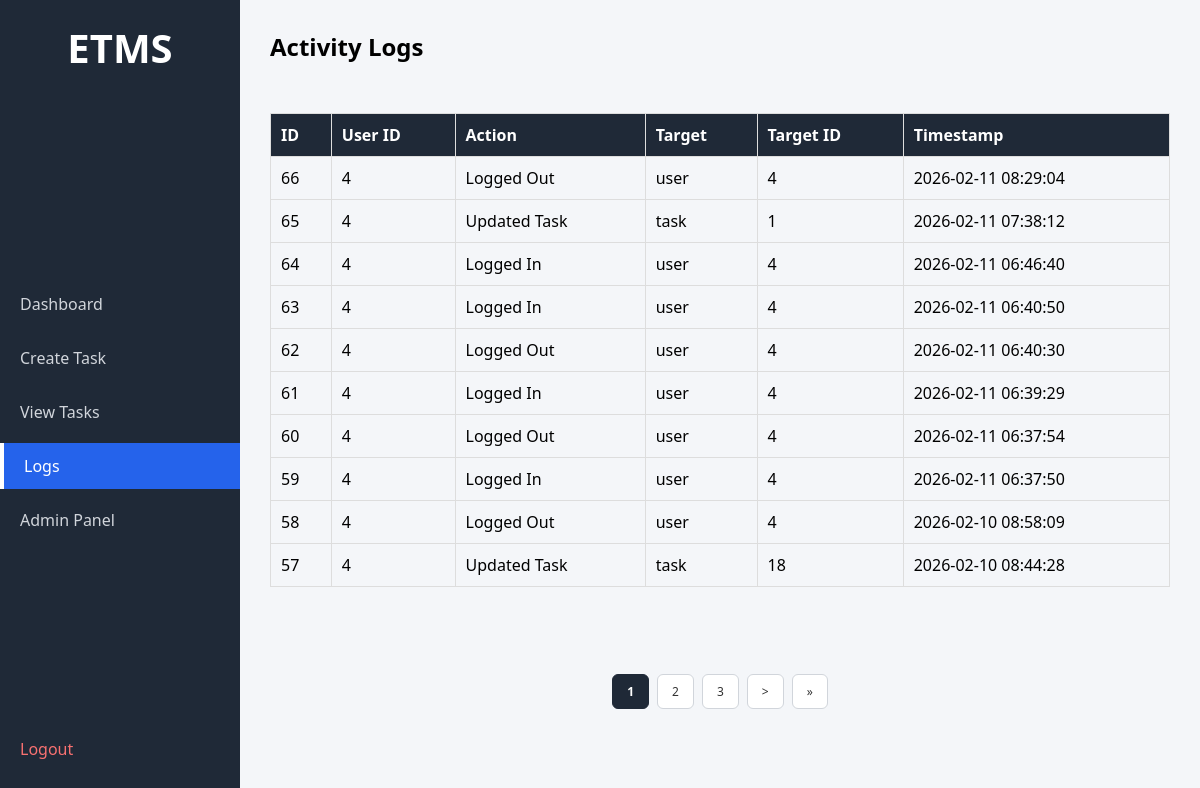
Page /logs (signed in) on the earlier database version.
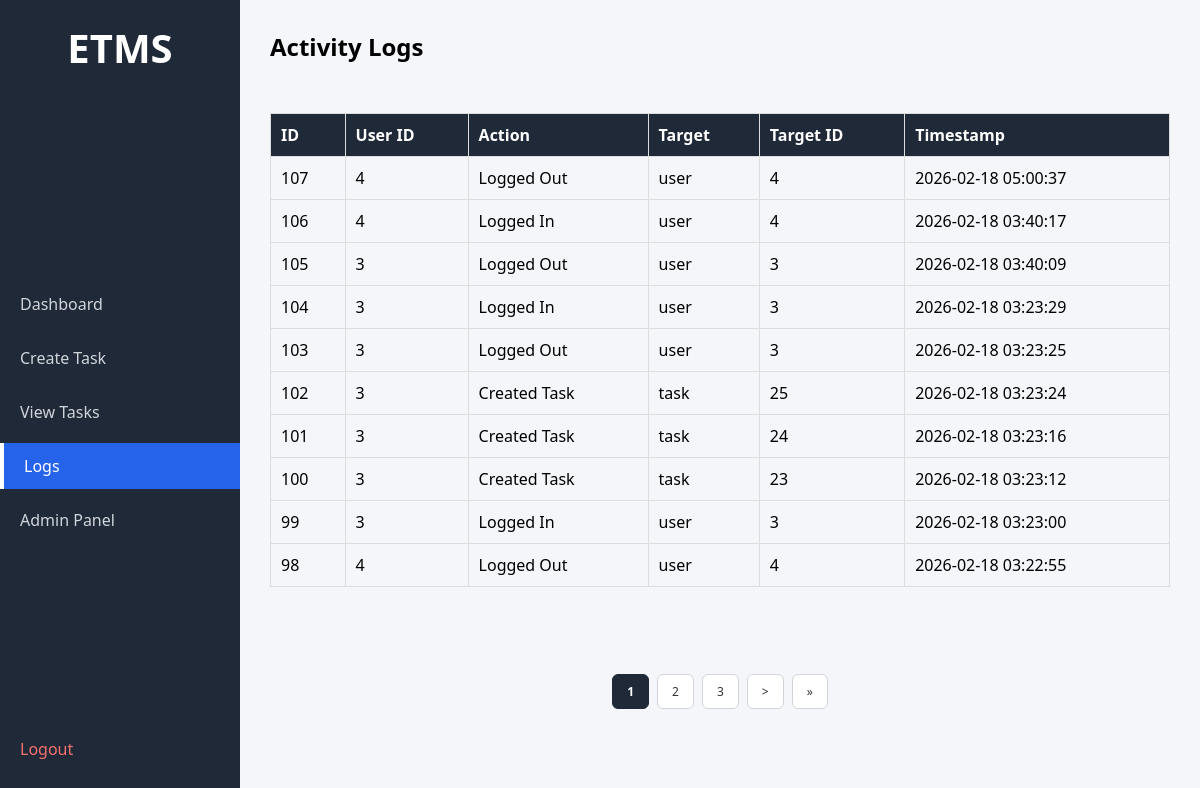
Same page on the later database version.
### tables this page shows
CREATE TABLE logs(
    id INTEGER PRIMARY KEY AUTOINCREMENT,
    user_id INTEGER NOT NULL,
    action TEXT NOT NULL,
    target_type TEXT,
    target_id INTEGER,
    timestamp DATETIME DEFAULT CURRENT_TIMESTAMP
);

### app.py (the view)
        def wrapper(*args, **kwargs):
            if "role" not in session:
                return redirect("/login")
            if session["role"] not in allowed_roles:
                return "<h1>Access Denied: Your role does not have permission.</h1>" \
                "<a href='/dashboard'>Back to Dashboard</a>"
            return func(*args, **kwargs)

### app.py (called while the page is built)
def role_required(allowed_roles):
    def decorator(func):
        def wrapper(*args, **kwargs):
            if "role" not in session:
                return redirect("/login")
            if session["role"] not in allowed_roles:
                return "<h1>Access Denied: Your role does not have permission.</h1>" \
                "<a href='/dashboard'>Back to Dashboard</a>"
            return func(*args, **kwargs)
        wrapper.__name__ = func.__name__
        return wrapper
    return decorator

@app.route("/logs")
@role_required(["admin"])
def view_logs():
    conn = sqlite3.connect("database.db")
    c = conn.cursor()
    page = request.args.get("page", 1, type=int)
    per_page = 10
    offset = (page - 1) * per_page
    c.execute("SELECT COUNT(*) FROM logs")
    total = c.fetchone()[0]
    c.execute("SELECT * FROM logs ORDER BY id DESC LIMIT ? OFFSET ?",
              (per_page, offset))
    logs_list = c.fetchall()
    conn.close()
    total_pages = (total + per_page - 1) // per_page
    return render_template(
        "logs.html",
        logs=logs_list,
        page=page,
        total_pages=total_pages
    )

### templates/logs.html (shortened to what this page needs)
<!DOCTYPE html>
<html lang="en">
<head>
    <link rel="stylesheet" href="/static/dashboard.css">
</head>
<body>
    <div class="layout">
        <div class="sidebar">
            <h2 class="logo">ETMS</h2>
            <ul class="nav-links">
                <li><a href="/dashboard">Dashboard</a></li>
                <li><a href="/create_task">Create Task</a></li>
                <li><a href="/tasks">View Tasks</a></li>
                <li><a href="/logs" class="active">Logs</a></li>
                <li><a href="/admin">Admin Panel</a></li>
            </ul>
            <div class="sidebar-footer">
                <a href="/logout" class="logout">Logout</a>
            </div>
        </div>
        <div class="main-content">
            <div class="topbar">
                <h1>Activity Logs</h1>
            </div>
            <div class="content">
                <table border="1">
                    <tr>
                        <th>ID</th>
                        <th>User ID</th>
                        <th>Action</th>
                        <th>Target</th>
                        <th>Target ID</th>
                        <th>Timestamp</th>
                    </tr>
                    {% for log in logs %}
                    <tr>
                        <td>{{ log[0] }}</td>
                        <td>{{ log[1] }}</td>
                        <td>{{ log[2] }}</td>
                        <td>{{ log[3] }}</td>
                        <td>{{ log[4] }}</td>
                        <td>{{ log[5] }}</td>
                    </tr>
                    {% endfor %}
                </table><br>
                <div class="pagination">
                    {% for p in range(1, total_pages + 1) %}
                        {% if p == page %}
                            <span class="page-number active">{{ p }}</span>
                        {% elif p >= page - 2 and p <= page + 2 %}
                            <a href="?page={{ p }}" class="page-number">{{ p }}</a>
                        {% endif %}
                    {% endfor %}
                    {% if page < total_pages %}
                        <a href="?page={{ page + 1 }}" class="page-btn">&gt;</a>
                        <a href="?page={{ total_pages }}" class="page-btn">&raquo;</a>
                    {% endif %}
                </div>
            </div>
        </div>
    </div>
</body>
</html>

Differences in the rows shown:
no longer on this page (row unchanged): logs: id "66", user "4", action "Logged Out", target_type "user", target "4", timestamp "2026-02-11 08:29:04"
no longer on this page (row unchanged): logs: id "65", user "4", action "Updated Task", target_type "task", target "1", timestamp "2026-02-11 07:38:12"
no longer on this page (row unchanged): logs: id "64", user "4", action "Logged In", target_type "user", target "4", timestamp "2026-02-11 06:46:40"
no longer on this page (row unchanged): logs: id "63", user "4", action "Logged In", target_type "user", target "4", timestamp "2026-02-11 06:40:50"
no longer on this page (row unchanged): logs: id "62", user "4", action "Logged Out", target_type "user", target "4", timestamp "2026-02-11 06:40:30"
no longer on this page (row unchanged): logs: id "61", user "4", action "Logged In", target_type "user", target "4", timestamp "2026-02-11 06:39:29"
no longer on this page (row unchanged): logs: id "60", user "4", action "Logged Out", target_type "user", target "4", timestamp "2026-02-11 06:37:54"
no longer on this page (row unchanged): logs: id "59", user "4", action "Logged In", target_type "user", target "4", timestamp "2026-02-11 06:37:50"
no longer on this page (row unchanged): logs: id "58", user "4", action "Logged Out", target_type "user", target "4", timestamp "2026-02-10 08:58:09"
no longer on this page (row unchanged): logs: id "57", user "4", action "Updated Task", target_type "task", target "18", timestamp "2026-02-10 08:44:28"
added logs: id "107", user "4", action "Logged Out", target_type "user", target "4", timestamp "2026-02-18 05:00:37"
added logs: id "106", user "4", action "Logged In", target_type "user", target "4", timestamp "2026-02-18 03:40:17"
added logs: id "105", user "3", action "Logged Out", target_type "user", target "3", timestamp "2026-02-18 03:40:09"
added logs: id "104", user "3", action "Logged In", target_type "user", target "3", timestamp "2026-02-18 03:23:29"
added logs: id "103", user "3", action "Logged Out", target_type "user", target "3", timestamp "2026-02-18 03:23:25"
added logs: id "102", user "3", action "Created Task", target_type "task", target "25", timestamp "2026-02-18 03:23:24"
added logs: id "101", user "3", action "Created Task", target_type "task", target "24", timestamp "2026-02-18 03:23:16"
added logs: id "100", user "3", action "Created Task", target_type "task", target "23", timestamp "2026-02-18 03:23:12"
added logs: id "99", user "3", action "Logged In", target_type "user", target "3", timestamp "2026-02-18 03:23:00"
added logs: id "98", user "4", action "Logged Out", target_type "user", target "4", timestamp "2026-02-18 03:22:55"
